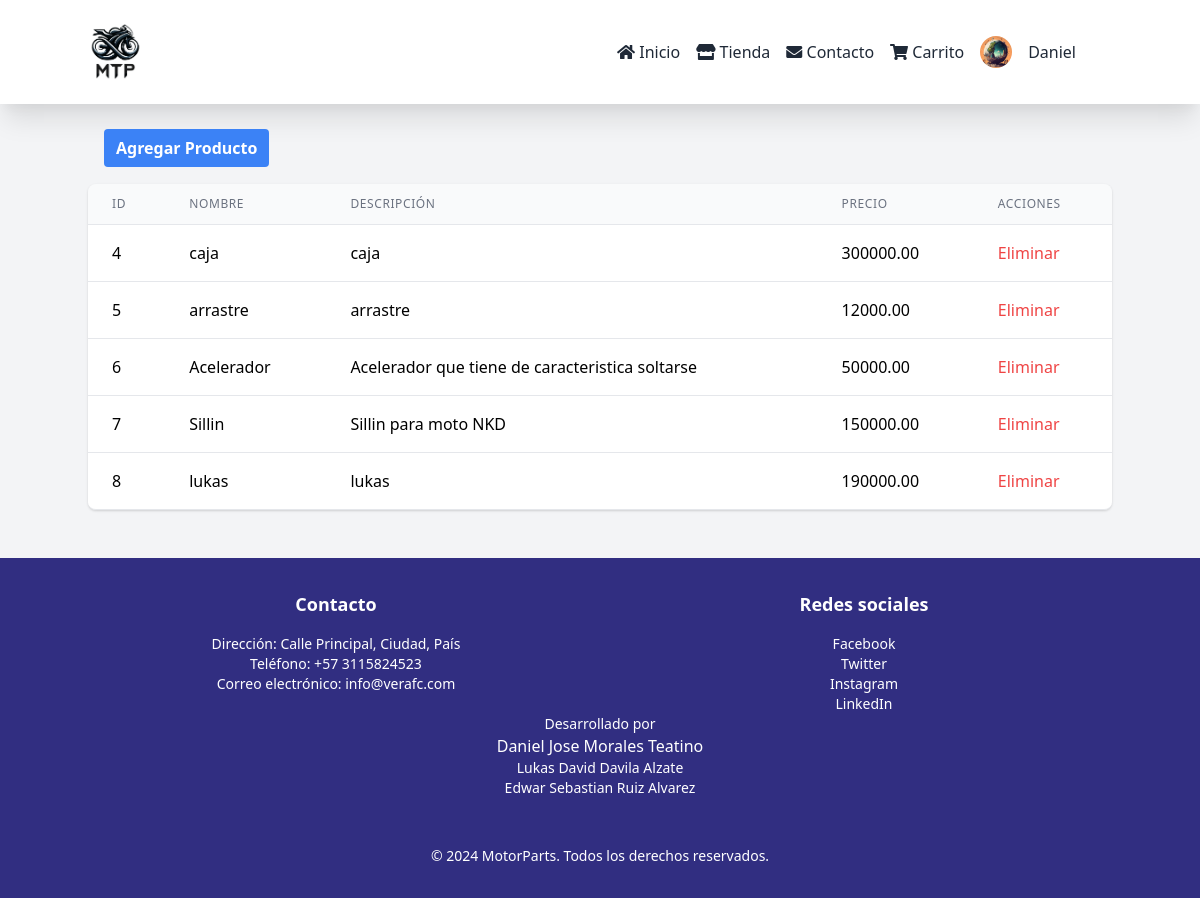
/src/productos.php (signed in), run on the app's committed database.
### tables this page shows
CREATE TABLE `productos` (
  `id_producto` int(11) NOT NULL,
  `nombre` varchar(100) NOT NULL,
  `descripcion` text DEFAULT NULL,
  `precio` decimal(10,2) NOT NULL,
  `imagen_url` varchar(255) DEFAULT NULL
);

### src/productos.php (the view, shortened to what this page needs)
<?php
$isLoggedIn = isset($_SESSION['correo']);
$nombreUsuario = isset($_SESSION['nombre']) ? $_SESSION['nombre'] : "Usuario";
$foto_perfil = isset($_SESSION['foto_perfil']) ? $_SESSION['foto_perfil'] : "";
include 'php/conexion.php';
$sql = "SELECT * FROM productos";
$result = $conexion->query($sql);
?>
<!DOCTYPE html>
<html lang="es">
<head>
    <link href="https://cdn.jsdelivr.net/npm/tailwindcss@2.2.19/dist/tailwind.min.css" rel="stylesheet">
    <link rel="stylesheet" href="https://cdnjs.cloudflare.com/ajax/libs/font-awesome/5.15.4/css/all.min.css">
</head>
<body class="bg-gray-100">
<header class="bg-white text-gray-800 py-4 shadow-xl">
    <div class="container mx-auto flex justify-between items-center">
        <div class="my-2">
            <a href="../index.php"><img src="imagenes/logo.jpeg" alt="Logo" class="h-14"></a>
        </div>
        <nav class="space-x-4 flex items-center mr-4">
            <a href="../index.php" class="hover:text-blue-700 block">
                <i class="fas fa-home"></i>
                <span class="hidden md:inline">Inicio</span>
            </a>
            <a href="tienda.php" class="hover:text-blue-700 block">
                <i class="fas fa-store"></i>
                <span class="hidden md:inline">Tienda</span>
            </a>
            <a href="contacto.php" class="hover:text-blue-700 block">
                <i class="fas fa-envelope"></i>
                <span class="hidden md:inline">Contacto</span>
            </a>
            <?php if($isLoggedIn): ?>
                <a href="carrito.php" class="hover:text-blue-700 block">
                    <i class="fas fa-shopping-cart"></i>
                    <span class="hidden md:inline">Carrito</span>
                </a>
                <div class="relative inline-block text-left z-50 sm:z-999">
                    <button id="userMenuButton" class="text-gray-800 hover:text-blue-700 focus:outline-none flex items-center">
                        <img src="<?php echo $foto_perfil; ?>" alt="Usuario" class="mr-3 h-8 w-8 rounded-full inline-block">
                        <div class="hidden sm:block ml-1 mr-5"><?php echo $nombreUsuario; ?></div>
                    </button>
                </div>
            <?php endif; ?>
        </nav>
    </div>
</header>
<div class="container mx-auto mt-8">
    <a href="agregar_productos.php" class="bg-blue-500 p-6 m-4 hover:bg-blue-700 text-white font-bold py-2 px-3 rounded">Agregar Producto</a>
    <br><br>
    <div class="-my-2 overflow-x-auto sm:-mx-6 lg:-mx-8">
        <div class="py-2 align-middle inline-block min-w-full sm:px-6 lg:px-8">
            <div class="shadow overflow-hidden border-b border-gray-200 sm:rounded-lg">
                <table class="min-w-full divide-y divide-gray-200">
                    <thead class="bg-gray-50">
                        <tr>
                            <th class="px-6 py-3 text-left text-xs font-medium text-gray-500 uppercase tracking-wider">ID</th>
                            <th class="px-6 py-3 text-left text-xs font-medium text-gray-500 uppercase tracking-wider">Nombre</th>
                            <th class="px-6 py-3 text-left text-xs font-medium text-gray-500 uppercase tracking-wider">Descripción</th>
                            <th class="px-6 py-3 text-left text-xs font-medium text-gray-500 uppercase tracking-wider">Precio</th>
                            <th class="px-6 py-3 text-left text-xs font-medium text-gray-500 uppercase tracking-wider">Acciones</th>
                        </tr>
                    </thead>
                    <tbody class="bg-white divide-y divide-gray-200">
                        <?php while($row = $result->fetch_assoc()): ?>
                            <tr>
                                <td class="px-6 py-4 whitespace-nowrap"><?php echo $row['id_producto']; ?></td>
                                <td class="px-6 py-4 whitespace-nowrap"><?php echo $row['nombre']; ?></td>
                                <td class="px-6 py-4 whitespace-nowrap"><?php echo $row['descripcion']; ?></td>
                                <td class="px-6 py-4 whitespace-nowrap"><?php echo $row['precio']; ?></td>
                                <td class="px-6 py-4 whitespace-nowrap">
                                    <form action="<?php echo $_SERVER['PHP_SELF']; ?>" method="POST" class="inline">
                                        <button type="submit" name="eliminar_producto" class="text-red-500 hover:text-red-700">Eliminar</button>
                                    </form>
                                </td>
                            </tr>
                        <?php endwhile; ?>
                    </tbody>
                </table>
            </div>
        </div>
    </div>
</div>
<br><br>
<footer class="bg-indigo-900 text-white py-8">
    <div class="container text-center mx-auto grid grid-cols-1 md:grid-cols-2 gap-8">
        <div>
            <h3 class="text-lg font-semibold mb-4">Contacto</h3>
            <p class="text-sm">Dirección: Calle Principal, Ciudad, País</p>
            <p class="text-sm">Teléfono: +57 3115824523</p>
            <p class="text-sm">Correo electrónico: info@verafc.com</p>
        </div>
        <div>
            <h3 class="text-lg font-semibold mb-4">Redes sociales</h3>
            <ul class="text-sm">
                <li><a href="#" class="hover:text-blue-300">Facebook</a></li>
                <li><a href="#" class="hover:text-blue-300">Twitter</a></li>
                <li><a href="#" class="hover:text-blue-300">Instagram</a></li>
                <li><a href="#" class="hover:text-blue-300">LinkedIn</a></li>
            </ul>
        </div>
    </div>
    <div class="container mx-auto text-center ">
        <p class="text-sm">Desarrollado por </p>
        <p><a href="#" class=" hover:text-blue-300">Daniel Jose Morales Teatino</a></p>
        <p class="text-sm"><a href="#" class=" hover:text-blue-300">Lukas David Davila Alzate</a></p>
        <p class="text-sm"><a href="#" class="hover:text-blue-300">Edwar Sebastian Ruiz Alvarez</a></p>
    </div>
    <br><br>
    <div class="container mx-auto text-center">
        <p class="text-sm">&copy; 2024 MotorParts. Todos los derechos reservados.</p>
    </div>
</footer>
</body>
</html>

### data on the page
productos: id_producto "4", nombre "caja", descripcion "caja", precio "300000.00"
productos: id_producto "5", nombre "arrastre", descripcion "arrastre", precio "12000.00"
productos: id_producto "6", nombre "Acelerador", descripcion "Acelerador que tiene de caracteristica soltarse", precio "50000.00"
productos: id_producto "7", nombre "Sillin", descripcion "Sillin para moto NKD", precio "150000.00"
productos: id_producto "8", nombre "lukas", descripcion "lukas", precio "190000.00"

### other printed values
$nombreUsuario "Daniel"
